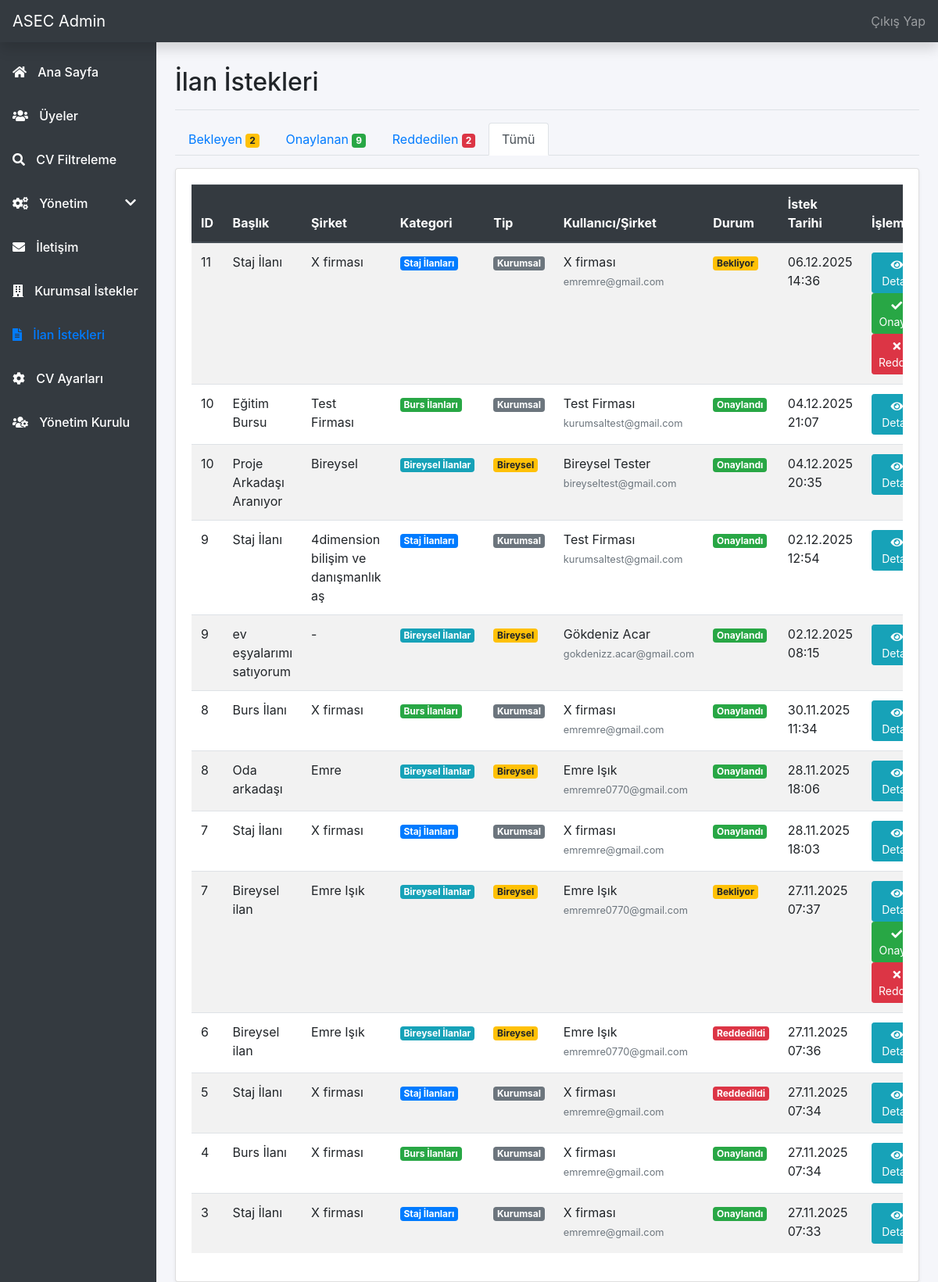
The app's page /admin/ilan-istekleri.php?filter=all with its own data.
### tables this page shows
CREATE TABLE `corporate_ilan_requests` (
  `id` int NOT NULL AUTO_INCREMENT,
  `corporate_user_id` int NOT NULL,
  `baslik` varchar(255) NOT NULL,
  `icerik` text NOT NULL,
  `kategori` varchar(100) NOT NULL,
  `tarih` date NOT NULL,
  `link` varchar(500) DEFAULT NULL,
  `sirket` varchar(255) DEFAULT NULL,
  `lokasyon` varchar(255) DEFAULT NULL,
  `son_basvuru` date DEFAULT NULL,
  `status` enum('pending','approved','rejected') DEFAULT 'pending',
  `admin_notes` text,
  `reviewed_by` int DEFAULT NULL,
  `reviewed_at` timestamp NULL DEFAULT NULL,
  `created_at` timestamp NOT NULL DEFAULT CURRENT_TIMESTAMP,
  `updated_at` timestamp NOT NULL DEFAULT CURRENT_TIMESTAMP ON UPDATE CURRENT_TIMESTAMP,
  PRIMARY KEY (`id`),
  KEY `idx_corporate_user_id` (`corporate_user_id`),
  KEY `idx_status` (`status`),
  KEY `idx_kategori` (`kategori`)
);

CREATE TABLE `corporate_users` (
  `id` int NOT NULL AUTO_INCREMENT,
  `company_name` varchar(255) NOT NULL,
  `contact_person` varchar(150) NOT NULL,
  `email` varchar(150) NOT NULL,
  `phone` varchar(20) NOT NULL,
  `address` text,
  `tax_number` varchar(50) DEFAULT NULL,
  `password` varchar(255) NOT NULL,
  `created_at` timestamp NOT NULL DEFAULT CURRENT_TIMESTAMP,
  `updated_at` timestamp NOT NULL DEFAULT CURRENT_TIMESTAMP ON UPDATE CURRENT_TIMESTAMP,
  PRIMARY KEY (`id`),
  UNIQUE KEY `email` (`email`),
  KEY `idx_email` (`email`)
);

CREATE TABLE `individual_ilan_requests` (
  `id` int NOT NULL AUTO_INCREMENT,
  `user_id` int NOT NULL,
  `baslik` varchar(255) NOT NULL,
  `icerik` text NOT NULL,
  `kategori` varchar(100) NOT NULL DEFAULT 'Bireysel İlanlar',
  `tarih` date NOT NULL,
  `link` varchar(500) DEFAULT NULL,
  `sirket` varchar(255) DEFAULT NULL,
  `lokasyon` varchar(255) DEFAULT NULL,
  `son_basvuru` date DEFAULT NULL,
  `iletisim_bilgisi` varchar(255) DEFAULT NULL,
  `status` enum('pending','approved','rejected') DEFAULT 'pending',
  `admin_notes` text,
  `reviewed_by` int DEFAULT NULL,
  `reviewed_at` timestamp NULL DEFAULT NULL,
  `created_at` timestamp NOT NULL DEFAULT CURRENT_TIMESTAMP,
  `updated_at` timestamp NOT NULL DEFAULT CURRENT_TIMESTAMP ON UPDATE CURRENT_TIMESTAMP,
  PRIMARY KEY (`id`),
  KEY `idx_user_id` (`user_id`),
  KEY `idx_status` (`status`),
  KEY `idx_kategori` (`kategori`)
);

CREATE TABLE `users` (
  `id` int NOT NULL AUTO_INCREMENT,
  `name` varchar(100) NOT NULL,
  `phone` varchar(30) NOT NULL,
  `email` varchar(120) NOT NULL,
  `university` varchar(100) NOT NULL,
  `department` varchar(100) NOT NULL,
  `class` varchar(20) NOT NULL,
  `password` varchar(255) NOT NULL,
  `created_at` timestamp NOT NULL DEFAULT CURRENT_TIMESTAMP,
  `cv` varchar(255) DEFAULT NULL,
  `avatar` varchar(255) DEFAULT NULL,
  `birthdate` date DEFAULT NULL,
  `address` varchar(255) DEFAULT NULL,
  `bio` text,
  `instagram` varchar(120) DEFAULT NULL,
  `linkedin` varchar(120) DEFAULT NULL,
  `achievements` text,
  PRIMARY KEY (`id`),
  UNIQUE KEY `email` (`email`)
);

### src/admin/ilan-istekleri.php (the view, shortened to what this page needs)
<?php
require_once '../db.php';
$pdo->exec('CREATE TABLE IF NOT EXISTS corporate_ilan_requests (
    id INT AUTO_INCREMENT PRIMARY KEY,
    corporate_user_id INT NOT NULL,
    baslik VARCHAR(255) NOT NULL,
    icerik TEXT NOT NULL,
    kategori VARCHAR(100) NOT NULL,
    tarih DATE NOT NULL,
    link VARCHAR(500),
    sirket VARCHAR(255),
    lokasyon VARCHAR(255),
    son_basvuru DATE,
    status ENUM("pending", "approved", "rejected") DEFAULT "pending",
    admin_notes TEXT,
    reviewed_by INT,
    reviewed_at TIMESTAMP NULL,
    created_at TIMESTAMP DEFAULT CURRENT_TIMESTAMP,
    updated_at TIMESTAMP DEFAULT CURRENT_TIMESTAMP ON UPDATE CURRENT_TIMESTAMP,
    INDEX idx_corporate_user_id (corporate_user_id),
    INDEX idx_status (status),
    INDEX idx_kategori (kategori)
) ENGINE=InnoDB DEFAULT CHARSET=utf8mb4 COLLATE=utf8mb4_unicode_ci');
$pdo->exec('CREATE TABLE IF NOT EXISTS individual_ilan_requests (
    id INT AUTO_INCREMENT PRIMARY KEY,
    user_id INT NOT NULL,
    baslik VARCHAR(255) NOT NULL,
    icerik TEXT NOT NULL,
    kategori VARCHAR(100) NOT NULL DEFAULT "Bireysel İlanlar",
    tarih DATE NOT NULL,
    link VARCHAR(500),
    sirket VARCHAR(255),
    lokasyon VARCHAR(255),
    son_basvuru DATE,
    iletisim_bilgisi VARCHAR(255),
    status ENUM("pending", "approved", "rejected") DEFAULT "pending",
    admin_notes TEXT,
    reviewed_by INT,
    reviewed_at TIMESTAMP NULL,
    created_at TIMESTAMP DEFAULT CURRENT_TIMESTAMP,
    updated_at TIMESTAMP DEFAULT CURRENT_TIMESTAMP ON UPDATE CURRENT_TIMESTAMP,
    INDEX idx_user_id (user_id),
    INDEX idx_status (status),
    INDEX idx_kategori (kategori)
) ENGINE=InnoDB DEFAULT CHARSET=utf8mb4 COLLATE=utf8mb4_unicode_ci');
$filter = $_GET['filter'] ?? 'pending';
$where_clause = '';
$params = [];
$corporate_sql = "SELECT cir.*, cu.company_name, cu.email as corporate_email, 'corporate' as request_type
        FROM corporate_ilan_requests cir
        LEFT JOIN corporate_users cu ON cir.corporate_user_id = cu.id
        $where_clause
        ORDER BY cir.created_at DESC";
$corporate_stmt = $pdo->prepare($corporate_sql);
$corporate_stmt->execute($params);
$corporate_requests = $corporate_stmt->fetchAll();
$individual_sql = "SELECT iir.*, u.name as user_name, u.email as user_email, 'individual' as request_type
        FROM individual_ilan_requests iir
        LEFT JOIN users u ON iir.user_id = u.id
        $where_clause
        ORDER BY iir.created_at DESC";
$individual_stmt = $pdo->prepare($individual_sql);
$individual_stmt->execute($params);
$individual_requests = $individual_stmt->fetchAll();
$requests = array_merge($corporate_requests, $individual_requests);
usort($requests, function($a, $b) {
    return strtotime($b['created_at']) - strtotime($a['created_at']);
});
$corporate_pending = $pdo->query("SELECT COUNT(*) FROM corporate_ilan_requests WHERE status = 'pending'")->fetchColumn();
$corporate_approved = $pdo->query("SELECT COUNT(*) FROM corporate_ilan_requests WHERE status = 'approved'")->fetchColumn();
$corporate_rejected = $pdo->query("SELECT COUNT(*) FROM corporate_ilan_requests WHERE status = 'rejected'")->fetchColumn();
$individual_pending = $pdo->query("SELECT COUNT(*) FROM individual_ilan_requests WHERE status = 'pending'")->fetchColumn();
$individual_approved = $pdo->query("SELECT COUNT(*) FROM individual_ilan_requests WHERE status = 'approved'")->fetchColumn();
$individual_rejected = $pdo->query("SELECT COUNT(*) FROM individual_ilan_requests WHERE status = 'rejected'")->fetchColumn();
$pending_count = $corporate_pending + $individual_pending;
$approved_count = $corporate_approved + $individual_approved;
$rejected_count = $corporate_rejected + $individual_rejected;
?>
<?php include 'admin-header.php'; ?>
<?php include 'sidebar.php'; ?>
<main class="container-fluid">
    <div class="row">
        <div class="col-md-9 ml-sm-auto col-lg-10 px-md-4">
            <div class="d-flex justify-content-between flex-wrap flex-md-nowrap align-items-center pt-3 pb-2 mb-3 border-bottom">
                <h1 class="h2">İlan İstekleri</h1>
            </div>
            <div class="mb-3">
                <ul class="nav nav-tabs">
                    <li class="nav-item">
                        <a class="nav-link <?= $filter === 'pending' ? 'active' : '' ?>" href="?filter=pending">
                            Bekleyen <span class="badge badge-warning"><?= $pending_count ?></span>
                        </a>
                    </li>
                    <li class="nav-item">
                        <a class="nav-link <?= $filter === 'approved' ? 'active' : '' ?>" href="?filter=approved">
                            Onaylanan <span class="badge badge-success"><?= $approved_count ?></span>
                        </a>
                    </li>
                    <li class="nav-item">
                        <a class="nav-link <?= $filter === 'rejected' ? 'active' : '' ?>" href="?filter=rejected">
                            Reddedilen <span class="badge badge-danger"><?= $rejected_count ?></span>
                        </a>
                    </li>
                    <li class="nav-item">
                        <a class="nav-link <?= $filter === 'all' ? 'active' : '' ?>" href="?filter=all">
                            Tümü
                        </a>
                    </li>
                </ul>
            </div>
            <div class="card shadow-sm">
                <div class="card-body">
                    <?php if(empty($requests)): ?>
                        <div class="alert alert-info">
                            <i class="fas fa-info-circle"></i> <?= $filter === 'pending' ? 'Bekleyen ilan isteği bulunmamaktadır.' : 'İstek bulunmamaktadır.' ?>
                        </div>
                    <?php else: ?>
                        <div class="table-responsive">
                            <table class="table table-striped table-hover">
                                <thead class="thead-dark">
                                    <tr>
                                        <th>ID</th>
                                        <th>Başlık</th>
                                        <th>Şirket</th>
                                        <th>Kategori</th>
                                        <th>Tip</th>
                                        <th>Kullanıcı/Şirket</th>
                                        <th>Durum</th>
                                        <th>İstek Tarihi</th>
                                        <th>İşlemler</th>
                                    </tr>
                                </thead>
                                <tbody>
                                    <?php foreach($requests as $req): ?>
                                        <tr>
                                            <td><?= htmlspecialchars($req['id']) ?></td>
                                            <td><?= htmlspecialchars($req['baslik']) ?></td>
                                            <td><?= htmlspecialchars($req['sirket'] ?? '-') ?></td>
                                            <td><span class="badge badge-<?= $req['kategori'] == 'Staj İlanları' ? 'primary' : ($req['kategori'] == 'Burs İlanları' ? 'success' : 'info') ?>"><?= htmlspecialchars($req['kategori']) ?></span></td>
                                            <td>
                                                <?php if($req['request_type'] === 'corporate'): ?>
                                                    <span class="badge badge-secondary">Kurumsal</span>
                                                <?php else: ?>
                                                    <span class="badge badge-warning">Bireysel</span>
                                                <?php endif; ?>
                                            </td>
                                            <td>
                                                <?php if($req['request_type'] === 'corporate'): ?>
                                                    <?= htmlspecialchars($req['company_name'] ?? 'Bilinmiyor') ?><br>
                                                    <small class="text-muted"><?= htmlspecialchars($req['corporate_email'] ?? '') ?></small>
                                                <?php else: ?>
                                                    <?= htmlspecialchars($req['user_name'] ?? 'Bilinmiyor') ?><br>
                                                    <small class="text-muted"><?= htmlspecialchars($req['user_email'] ?? '') ?></small>
                                                <?php endif; ?>
                                            </td>
                                            <td>
                                                <?php if($req['status'] === 'pending'): ?>
                                                    <span class="badge badge-warning">Bekliyor</span>
                                                <?php elseif($req['status'] === 'approved'): ?>
                                                    <span class="badge badge-success">Onaylandı</span>
                                                <?php else: ?>
                                                    <span class="badge badge-danger">Reddedildi</span>
                                                <?php endif; ?>
                                            </td>
                                            <td><?= date('d.m.Y H:i', strtotime($req['created_at'])) ?></td>
                                            <td>
                                                <button type="button" class="btn btn-sm btn-info" data-toggle="modal" data-target="#detailModal<?= $req['request_type'] ?>_<?= $req['id'] ?>">
                                                    <i class="fas fa-eye"></i> Detay
                                                </button>
                                                <?php if($req['status'] === 'pending'): ?>
                                                    <button type="button" class="btn btn-sm btn-success" data-toggle="modal" data-target="#approveModal<?= $req['request_type'] ?>_<?= $req['id'] ?>">
                                                        <i class="fas fa-check"></i> Onayla
                                                    </button>
                                                    <button type="button" class="btn btn-sm btn-danger" data-toggle="modal" data-target="#rejectModal<?= $req['request_type'] ?>_<?= $req['id'] ?>">
                                                        <i class="fas fa-times"></i> Reddet
                                                    </button>
                                                <?php endif; ?>
                                            </td>
                                        </tr>
                                    <?php endforeach; ?>
                                </tbody>
                            </table>
                        </div>
                    <?php endif; ?>
                </div>
            </div>
        </div>
    </div>
</main>
</body>
</html>

### src/admin/admin-header.php (style rules this page uses)
body { background: #f5f6fa; }
.container, main { margin-left: 240px; padding-top: 70px; }

### records on screen
corporate_ilan_requests: id "11", baslik "Staj İlanı", sirket "X firması", kategori "Staj İlanları", shows "Kurumsal", corporate_user.company_name "X firması", corporate_user.email "emremre@gmail.com", status "Bekliyor", created_at "06.12.2025 14:36"
corporate_ilan_requests: id "10", baslik "Eğitim Bursu", sirket "Test Firması", kategori "Burs İlanları", shows "Kurumsal", corporate_user.company_name "Test Firması", corporate_user.email "kurumsaltest@gmail.com", status "Onaylandı", created_at "04.12.2025 21:07"
individual_ilan_requests: id "10", baslik "Proje Arkadaşı Aranıyor", sirket "Bireysel", kategori "Bireysel İlanlar", user.name "Bireysel Tester", user.email "bireyseltest@gmail.com", status "Onaylandı", created_at "04.12.2025 20:35"
corporate_ilan_requests: id "9", baslik "Staj İlanı", sirket "4dimension bilişim ve danışmanlık aş", kategori "Staj İlanları", shows "Kurumsal", corporate_user.company_name "Test Firması", corporate_user.email "kurumsaltest@gmail.com", status "Onaylandı", created_at "02.12.2025 12:54"
individual_ilan_requests: id "9", baslik "ev eşyalarımı satıyorum", sirket "-", kategori "Bireysel İlanlar", user.name "Gökdeniz Acar", user.email "gokdenizz.acar@gmail.com", status "Onaylandı", created_at "02.12.2025 08:15"
corporate_ilan_requests: id "8", baslik "Burs İlanı", sirket "X firması", kategori "Burs İlanları", shows "Kurumsal", corporate_user.company_name "X firması", corporate_user.email "emremre@gmail.com", status "Onaylandı", created_at "30.11.2025 11:34"
individual_ilan_requests: id "8", baslik "Oda arkadaşı", sirket "Emre", kategori "Bireysel İlanlar", user.name "Emre Işık", user.email "emremre0770@gmail.com", status "Onaylandı", created_at "28.11.2025 18:06"
corporate_ilan_requests: id "7", baslik "Staj İlanı", sirket "X firması", kategori "Staj İlanları", shows "Kurumsal", corporate_user.company_name "X firması", corporate_user.email "emremre@gmail.com", status "Onaylandı", created_at "28.11.2025 18:03"
individual_ilan_requests: id "7", baslik "Bireysel ilan", sirket "Emre Işık", kategori "Bireysel İlanlar", user.name "Emre Işık", user.email "emremre0770@gmail.com", status "Bekliyor", created_at "27.11.2025 07:37"
individual_ilan_requests: id "6", baslik "Bireysel ilan", sirket "Emre Işık", kategori "Bireysel İlanlar", user.name "Emre Işık", user.email "emremre0770@gmail.com", status "Reddedildi", created_at "27.11.2025 07:36"
corporate_ilan_requests: id "5", baslik "Staj İlanı", sirket "X firması", kategori "Staj İlanları", shows "Kurumsal", corporate_user.company_name "X firması", corporate_user.email "emremre@gmail.com", status "Reddedildi", created_at "27.11.2025 07:34"
corporate_ilan_requests: id "4", baslik "Burs İlanı", sirket "X firması", kategori "Burs İlanları", shows "Kurumsal", corporate_user.company_name "X firması", corporate_user.email "emremre@gmail.com", status "Onaylandı", created_at "27.11.2025 07:34"
corporate_ilan_requests: id "3", baslik "Staj İlanı", sirket "X firması", kategori "Staj İlanları", shows "Kurumsal", corporate_user.company_name "X firması", corporate_user.email "emremre@gmail.com", status "Onaylandı", created_at "27.11.2025 07:33"

### other values on screen
$pending_count "2"
$approved_count "9"
$rejected_count "2"
